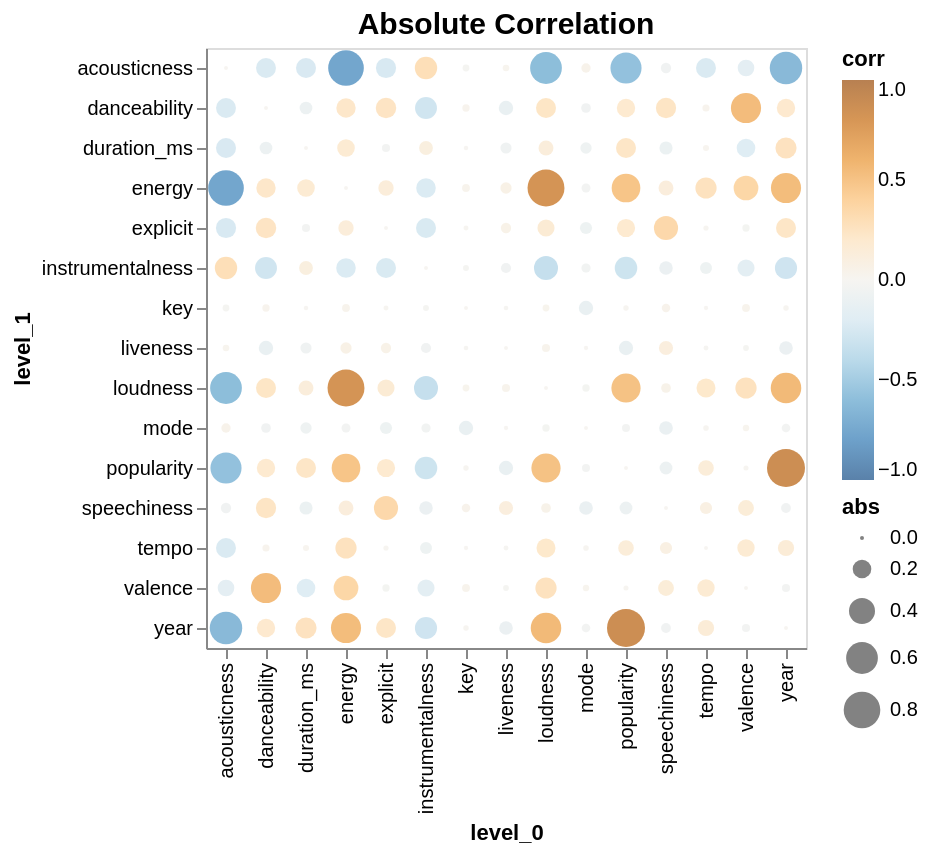

Source (notebook cell):
### Markdown cell above
I notice that the correlation between energy-loudness is really high and between acousticness-loudness and acousticness-energy is really low.

### Code cell
# Check absolute correlation
corr_df = numeric_data.corr('spearman').stack().reset_index(name='corr')
corr_df.loc[corr_df['corr'] == 1, 'corr'] = 0  # Remove diagonal
corr_df['abs'] = corr_df['corr'].abs()
alt.Chart(corr_df).mark_circle().encode(
    x='level_0',
    y='level_1',
    size='abs',
    color=alt.Color('corr', scale=alt.Scale(scheme='blueorange', domain=(-1, 1)))
).properties(
    title={'text': 'Absolute Correlation', 'fontSize': 15},
    width=300,  
    height=300  
)

### Figure 1 — Vega-Lite specification as saved in the notebook (floating-point values rounded to 4 significant figures; data arrays with more than 128 entries replaced by an {"elided": "..."} marker saying what was removed)
{"config": {"view": {"continuousWidth": 300, "continuousHeight": 300}}, "data": {"name": "data-f625b0ca7f741e4a1364c400fda6eba2"}, "mark": {"type": "circle"}, "encoding": {"color": {"field": "corr", "scale": {"domain": [-1, 1], "scheme": "blueorange"}, "type": "quantitative"}, "size": {"field": "abs", "type": "quantitative"}, "x": {"field": "level_0", "type": "nominal"}, "y": {"field": "level_1", "type": "nominal"}}, "height": 300, "title": {"text": "Absolute Correlation", "fontSize": 15}, "width": 300, "$schema": "https://vega.github.io/schema/vega-lite/v6.4.1.json", "datasets": {"data-f625b0ca7f741e4a1364c400fda6eba2": {"elided": "225 records"}}}
